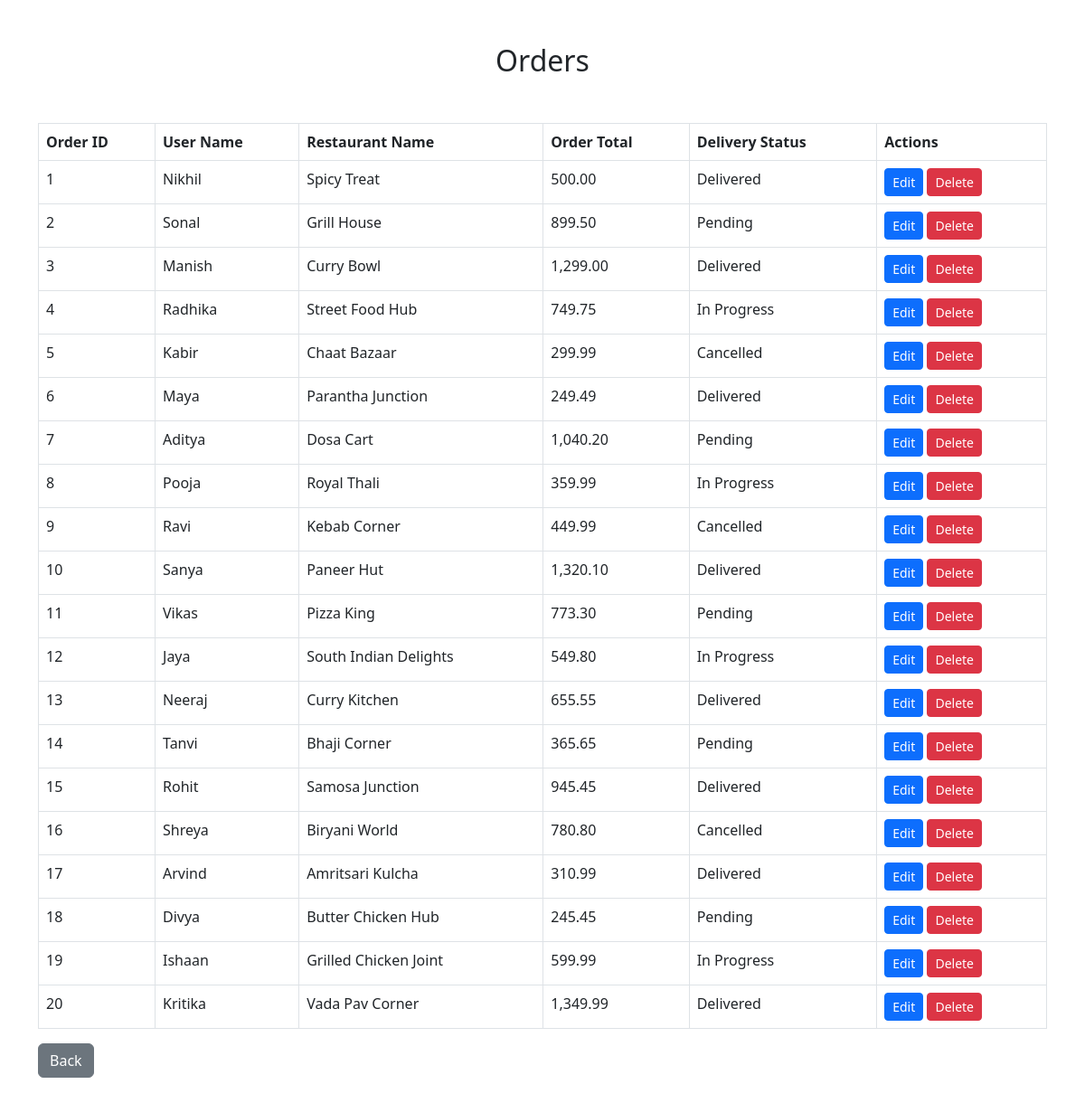
Screenshot of /show_orders.php with the database file from the repository.
### tables this page shows
CREATE TABLE `Orders` (
  `order_id` int NOT NULL AUTO_INCREMENT,
  `user_id` int NOT NULL,
  `restaurant_id` int NOT NULL,
  `order_total` decimal(10,2) NOT NULL,
  `delivery_status` varchar(20) NOT NULL,
  PRIMARY KEY (`order_id`),
  KEY `user_id` (`user_id`),
  KEY `restaurant_id` (`restaurant_id`),
  CONSTRAINT `Orders_ibfk_1` FOREIGN KEY (`user_id`) REFERENCES `Users` (`user_id`),
  CONSTRAINT `Orders_ibfk_2` FOREIGN KEY (`restaurant_id`) REFERENCES `Restaurants` (`restaurant_id`)
);

CREATE TABLE `Users` (
  `user_id` int NOT NULL AUTO_INCREMENT,
  `name` varchar(255) NOT NULL,
  `email` varchar(255) NOT NULL,
  `password` varchar(255) NOT NULL,
  `phone` varchar(20) NOT NULL,
  PRIMARY KEY (`user_id`),
  UNIQUE KEY `email` (`email`)
);

CREATE TABLE `Restaurants` (
  `restaurant_id` int NOT NULL AUTO_INCREMENT,
  `name` varchar(255) NOT NULL,
  `address` varchar(255) NOT NULL,
  `phone` varchar(20) NOT NULL,
  PRIMARY KEY (`restaurant_id`)
);

### show_orders.php (the view, shortened to what this page needs)
<?php include('db.php');
$sql = "
    SELECT Orders.order_id, Orders.order_total, Orders.delivery_status, Users.name AS user_name, Restaurants.name AS restaurant_name
    FROM Orders
    JOIN Users ON Orders.user_id = Users.user_id
    JOIN Restaurants ON Orders.restaurant_id = Restaurants.restaurant_id
";
$result = $conn->query($sql);
?>
<!DOCTYPE html>
<html lang="en">
<?php include('header.php'); ?>
<body>
<div class="container mt-5">
    <h2 class="text-center">Orders</h2>
    <?php
    if ($result->num_rows > 0) {
        echo "<table class='table table-bordered'>
                <thead>
                  <tr>
                    <th>Order ID</th>
                    <th>User Name</th>
                    <th>Restaurant Name</th>
                    <th>Order Total</th>
                    <th>Delivery Status</th>
                    <th>Actions</th>
                  </tr>
                </thead>
                <tbody>";
        while ($row = $result->fetch_assoc()) {
            echo "<tr>
                    <td>" . htmlspecialchars($row['order_id']) . "</td>
                    <td>" . htmlspecialchars($row['user_name']) . "</td>
                    <td>" . htmlspecialchars($row['restaurant_name']) . "</td>
                    <td>" . number_format($row['order_total'], 2) . "</td>
                    <td>" . htmlspecialchars($row['delivery_status']) . "</td>
                    <td>
                        <a href='edit_order.php?id=" . htmlspecialchars($row['order_id']) . "' class='btn btn-primary btn-sm'>Edit</a>
                        <a href='edit_order.php?id=" . htmlspecialchars($row['order_id']) . "&delete=1' class='btn btn-danger btn-sm' onclick='return confirm(\"Are you sure?\")'>Delete</a>
                    </td>
                  </tr>";
        }
        echo "</tbody></table><a href='index.php' class='btn btn-secondary'>Back</a>";
    } else {
        echo "<div class='alert alert-warning' role='alert'>No orders found.</div>";
    }
    ?>
</div>
</body>
</html>

### header.php (style rules this page uses)
body { padding-bottom: 200px; }
table { margin-top: 50px; }

### rows the page displays
orders: order_id "1", user.name "Nikhil", restaurant.name "Spicy Treat", order_total "500.00", delivery_status "Delivered"
orders: order_id "2", user.name "Sonal", restaurant.name "Grill House", order_total "899.50", delivery_status "Pending"
orders: order_id "3", user.name "Manish", restaurant.name "Curry Bowl", order_total "1,299.00", delivery_status "Delivered"
orders: order_id "4", user.name "Radhika", restaurant.name "Street Food Hub", order_total "749.75", delivery_status "In Progress"
orders: order_id "5", user.name "Kabir", restaurant.name "Chaat Bazaar", order_total "299.99", delivery_status "Cancelled"
orders: order_id "6", user.name "Maya", restaurant.name "Parantha Junction", order_total "249.49", delivery_status "Delivered"
orders: order_id "7", user.name "Aditya", restaurant.name "Dosa Cart", order_total "1,040.20", delivery_status "Pending"
orders: order_id "8", user.name "Pooja", restaurant.name "Royal Thali", order_total "359.99", delivery_status "In Progress"
orders: order_id "9", user.name "Ravi", restaurant.name "Kebab Corner", order_total "449.99", delivery_status "Cancelled"
orders: order_id "10", user.name "Sanya", restaurant.name "Paneer Hut", order_total "1,320.10", delivery_status "Delivered"
orders: order_id "11", user.name "Vikas", restaurant.name "Pizza King", order_total "773.30", delivery_status "Pending"
orders: order_id "12", user.name "Jaya", restaurant.name "South Indian Delights", order_total "549.80", delivery_status "In Progress"
orders: order_id "13", user.name "Neeraj", restaurant.name "Curry Kitchen", order_total "655.55", delivery_status "Delivered"
orders: order_id "14", user.name "Tanvi", restaurant.name "Bhaji Corner", order_total "365.65", delivery_status "Pending"
orders: order_id "15", user.name "Rohit", restaurant.name "Samosa Junction", order_total "945.45", delivery_status "Delivered"
orders: order_id "16", user.name "Shreya", restaurant.name "Biryani World", order_total "780.80", delivery_status "Cancelled"
orders: order_id "17", user.name "Arvind", restaurant.name "Amritsari Kulcha", order_total "310.99", delivery_status "Delivered"
orders: order_id "18", user.name "Divya", restaurant.name "Butter Chicken Hub", order_total "245.45", delivery_status "Pending"
orders: order_id "19", user.name "Ishaan", restaurant.name "Grilled Chicken Joint", order_total "599.99", delivery_status "In Progress"
orders: order_id "20", user.name "Kritika", restaurant.name "Vada Pav Corner", order_total "1,349.99", delivery_status "Delivered"
